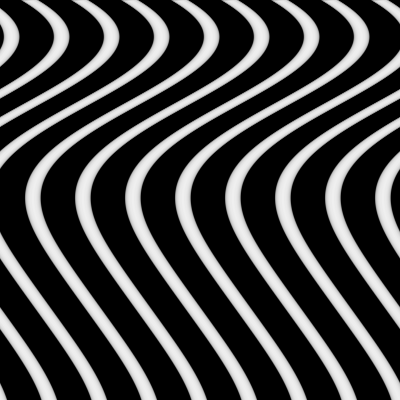
Frame 1 (no input)
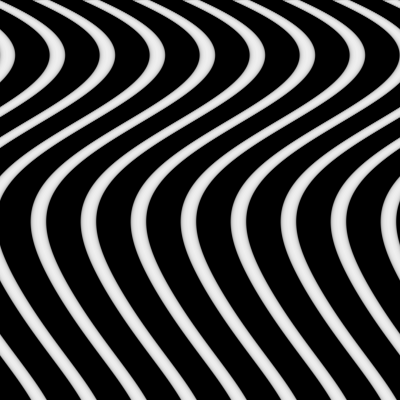
Frame 60 (the mouse pressed at the canvas centre just before this capture)
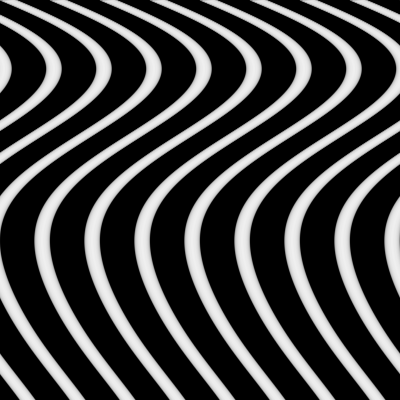
Frame 120 (the mouse held since frame 60 and released just before this capture)

The Processing sketch that drew these frames (run headless with seeded random() and noise(); from frame 60 on, the mouse is pressed at the canvas centre):

// Processing sketch: sketch_074_sinAgain
// ── sketch_074_sinAgain.pde
// Just a few tweaks to:  The Nature of by Code Daniel Shiffman example 
// https://github.com/shiffman/The-Nature-of-Code-Examples/tree/master/chp03_oscillation/NOC_3_09_exercise_additive_wave

 
int xspacing = 1;   // How far apart should each horizontal position be spaced
int w;              // Width of entire wave
int maxwaves = 10;   // total # of waves to add together

float theta = 0.0;
float[] amplitude = new float[maxwaves];   // Height of wave
float[] dx = new float[maxwaves];          // Value for incrementing X, to be calculated as a function of period and xspacing
float[] yvalues;                           // Using an array to store height values for the wave (not entirely necessary)

void setup() {
  size(400,400);
  colorMode(RGB, 255, 255, 255, 100);
  w = width + 16;

  for (int i = 0; i < maxwaves; i++) {
    amplitude[i] = random(1, 30);
    float period = random(100,300); // How many pixels before the wave repeats
    dx[i] = (TWO_PI / period) * xspacing/2;
  }

  yvalues = new float[w/xspacing];
}

void draw() {
  background(0);
  //fill(0);
  //rect(0,0,width, height);
  calcWave();
  renderWave();
}

void calcWave() {
  // Increment theta (try different values for 'angular velocity' here
  theta += 0.1;

  // Set all height values to zero
  for (int i = 0; i < yvalues.length; i++) {
    yvalues[i] = 0;
  }
 
  // Accumulate wave height values
  for (int j = 0; j < maxwaves; j++) {
    float x = theta;
    for (int i = 0; i < yvalues.length; i++) {
      // Every other wave is cosine instead of sine
      if (j % 2 == 0)  yvalues[i] += sin(x)*amplitude[j];
      else yvalues[i] += cos(x)*amplitude[j];
      x+=dx[j];
    }
  }
}

void renderWave() {
  // A simple way to draw the wave with an ellipse at each position
  noStroke();
  fill(255,50);
  ellipseMode(CENTER);

  
  for (int i = 0; i < 20; i++) {
    
    for (int x = 0; x < yvalues.length; x++) {
      //ellipse(x*xspacing,yvalues[x],4,16);
      ellipse(yvalues[x] - 100 + (50 *i) ,x*xspacing,16,4);
    }
    
  }
}
